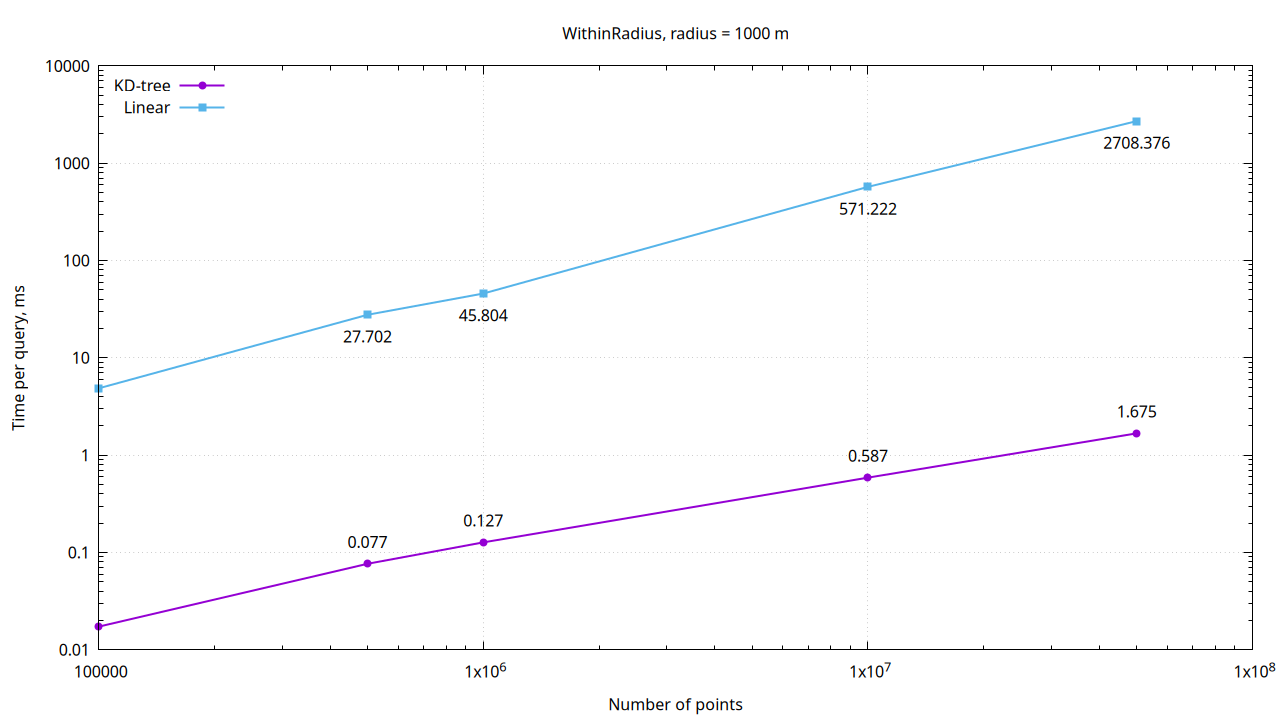

Write the gnuplot code that produced this figure.
set terminal pngcairo size 1280,720
set output 'radius1000.png'

set title 'WithinRadius, radius = 1000 m'
set xlabel 'Number of points'
set ylabel 'Time per query, ms'
set grid
set key left top
set logscale x 10
set logscale y 10

plot \
  'radius1000.dat' using 1:2 with linespoints lw 2 pt 7 title 'KD-tree', \
  'radius1000.dat' using 1:2:(sprintf("%.3f", $2)) with labels offset 0,1 notitle, \
  'radius1000.dat' using 1:5 with linespoints lw 2 pt 5 title 'Linear', \
  'radius1000.dat' using 1:5:(sprintf("%.3f", $5)) with labels offset 0,-1 notitle
